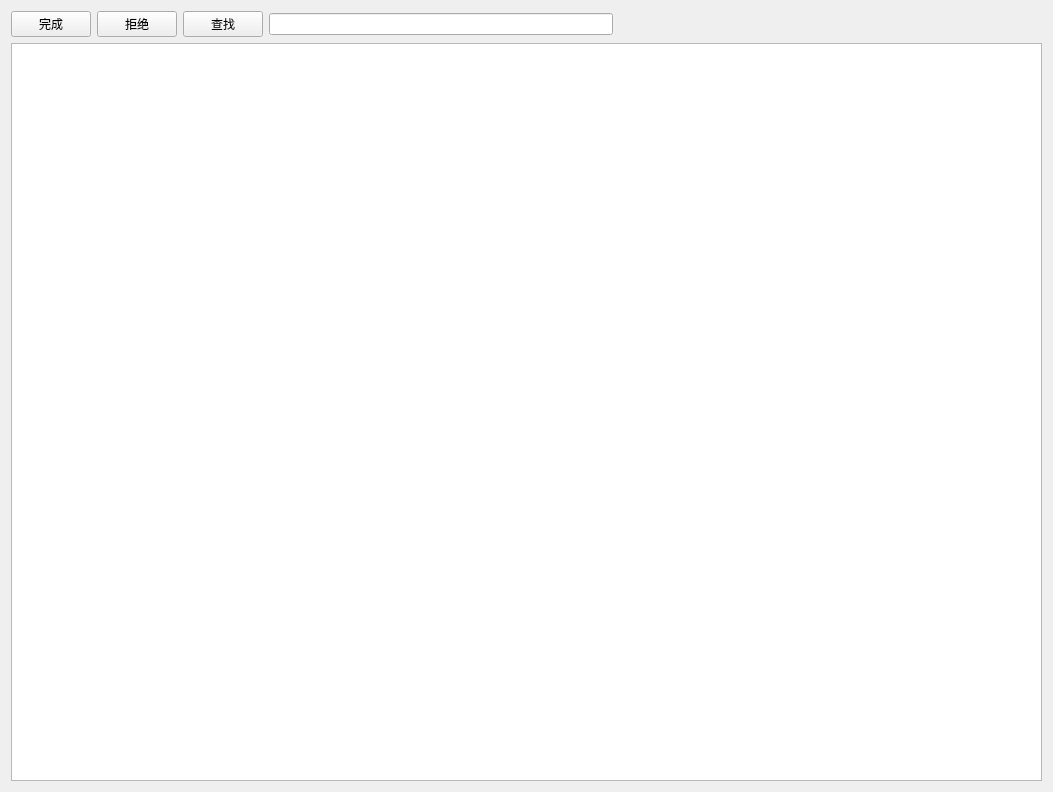
<?xml version="1.0" encoding="UTF-8"?>
<ui version="4.0">
 <class>MaintenanceProcessTab</class>
 <widget class="QWidget" name="MaintenanceProcessTab">
  <property name="geometry">
   <rect>
    <x>0</x>
    <y>0</y>
    <width>1053</width>
    <height>792</height>
   </rect>
  </property>
  <property name="windowTitle">
   <string>MaintenanceProcessTab</string>
  </property>
  <layout class="QGridLayout" name="gridLayout">
   <item row="0" column="0">
    <layout class="QHBoxLayout" name="horizontalLayout_2">
     <item>
      <widget class="QPushButton" name="pushButtonYES">
       <property name="text">
        <string>完成</string>
       </property>
      </widget>
     </item>
     <item>
      <widget class="QPushButton" name="pushButtonNO">
       <property name="text">
        <string>拒绝</string>
       </property>
      </widget>
     </item>
     <item>
      <layout class="QHBoxLayout" name="horizontalLayout">
       <item>
        <widget class="QPushButton" name="pushButton_Select">
         <property name="text">
          <string>查找</string>
         </property>
        </widget>
       </item>
       <item>
        <widget class="QLineEdit" name="lineEdit"/>
       </item>
      </layout>
     </item>
     <item>
      <spacer name="horizontalSpacer">
       <property name="orientation">
        <enum>Qt::Orientation::Horizontal</enum>
       </property>
       <property name="sizeHint" stdset="0">
        <size>
         <width>40</width>
         <height>20</height>
        </size>
       </property>
      </spacer>
     </item>
    </layout>
   </item>
   <item row="1" column="0">
    <widget class="QTableView" name="tableView"/>
   </item>
  </layout>
 </widget>
 <resources/>
 <connections/>
</ui>
